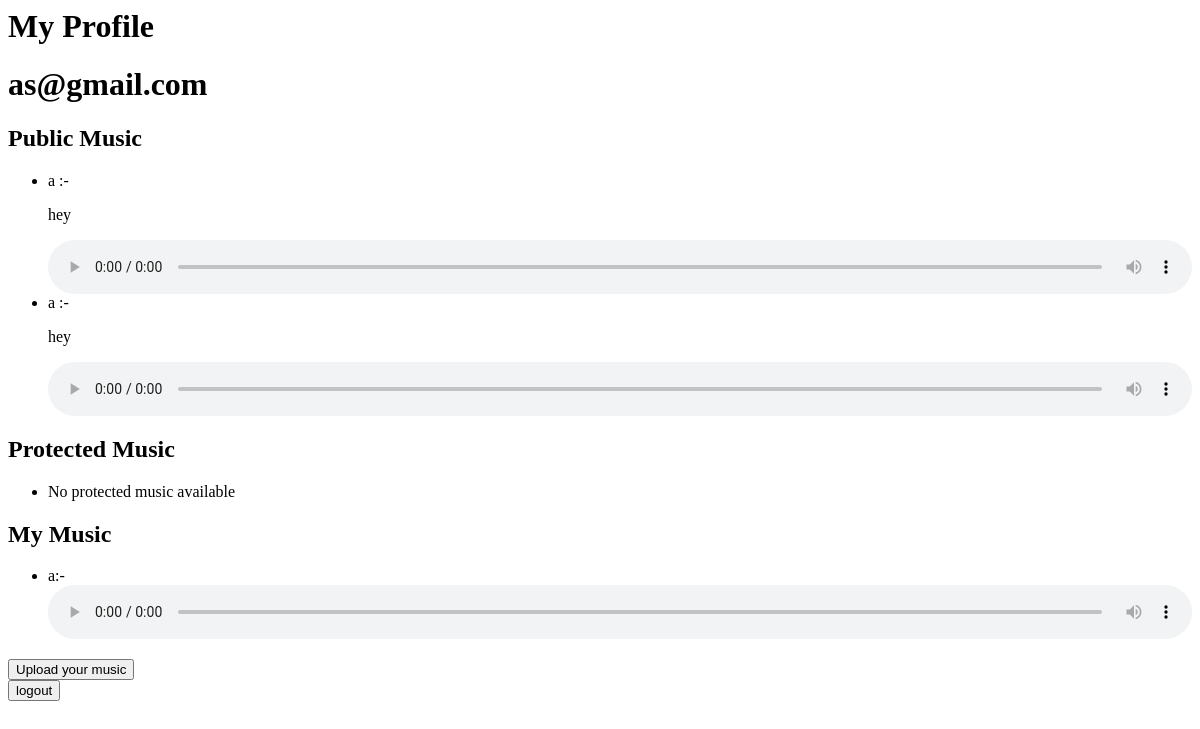
The page /profile/ (signed in) on the database as committed earlier.
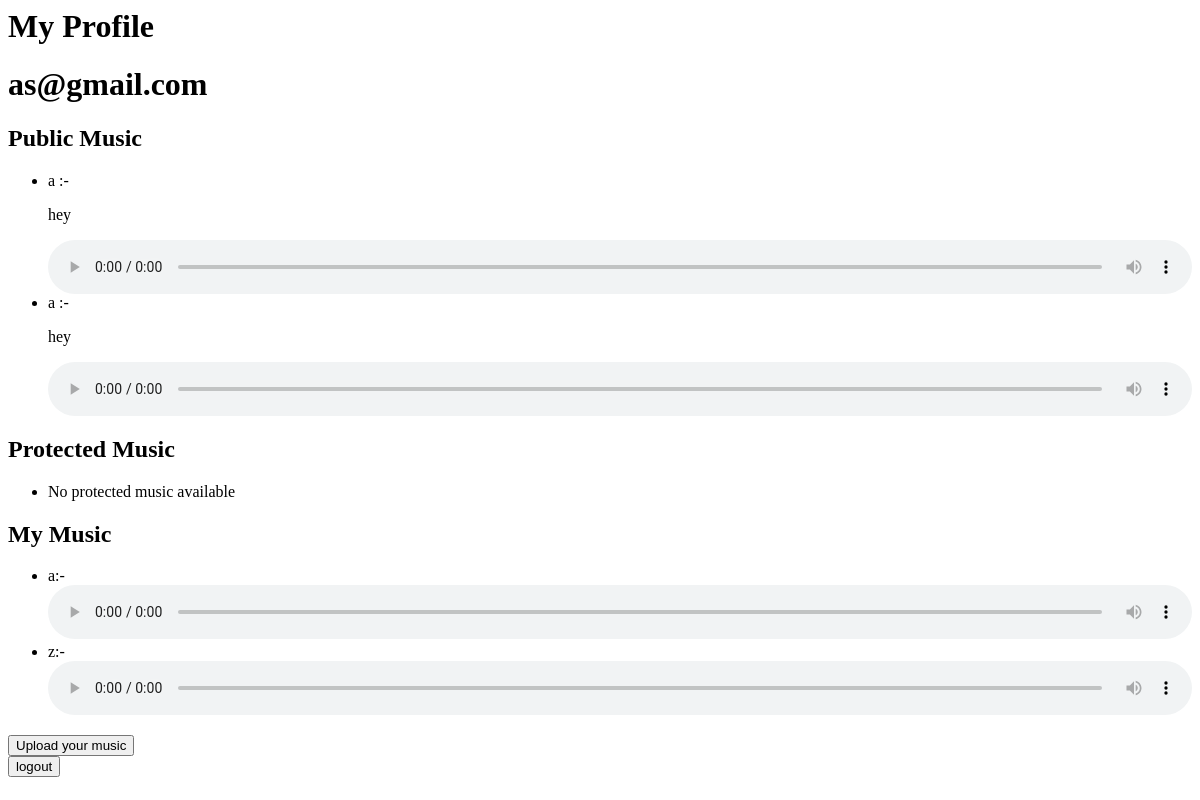
The same page on the database as committed later.
### musicApp/models.py (models this page shows, shortened)
class Music(models.Model):
    user = models.ForeignKey(User, on_delete=models.CASCADE)
    title = models.CharField(max_length=255)
    description = models.TextField(blank=True)
    file = models.FileField(upload_to='music/')
    visibility = models.CharField(max_length=20, choices=VISIBILITY_CHOICES, default='public')
    allowed_emails = models.TextField(blank=True)

### musicApp/views.py (the view)
# urls.py: path('profile/', views.profile, name='profile'),
@login_required(login_url='/')
def profile(request):
    public_music = Music.objects.filter(visibility='public')
    protected_music = Music.objects.filter(visibility='protected', allowed_emails__contains=request.user.email)
    user_music = Music.objects.filter(user=request.user)
    return render(request, 'profile.html', {'public_music': public_music, 'protected_music': protected_music, 'user_music': user_music})

### templates/profile.html (shortened to what this page needs)
{% load static %}
<html lang="en">
<head>
</head>
<body>
<h1>My Profile <h1 align="left">{{ user.username }}</h1> </h1>
<h2>Public Music</h2>
<ul>
{% for music in public_music %}
    <li>{{ music.title }} :- <br>
        <p>hey</p>
        <audio controls style="width: 100%;">
         <source src="{% if music.file %} {{ music.file.url }} {% else %} {{music.file}} {% endif %}" type="audio/mp3"/>
        </audio></li>
{% empty %}
    <li>No public music available:- <br>
{% endfor %}
</ul>
<h2>Protected Music</h2>
<ul>
{% for music in protected_music %}
    <li>{{ music.title }} :- <br>
        <audio controls style="width: 100%;">
         <source src="{% if music.file %}{{ music.file.url }} {% else %} {{music.file}} {% endif %}" type="audio/mp3"/>
        </audio></li>
{% empty %}
    <li>No protected music available</li>
{% endfor %}
</ul>
<h2>My Music</h2>
<ul>
{% for music in user_music %}
    <li>{{ music.title }}:-
        <audio controls style="width: 100%;">
         <source src="{% if music.file %}{{ music.file.url }} {% else %} {{ music.file }} {% endif %}" type="audio/mp3"/>
        </audio>
    </li>
{% empty %}
    <li>No uploaded music available</li>
{% endfor %}
</ul>
<a href="upload"><button type="submit">Upload your music</button></a>
<br>
<a href="logout"><button type="submit">logout</button> </a>
</body>
</html>

Rows that differ between the two databases and show on the page:
added Music: title "z", shown under "My Music"
